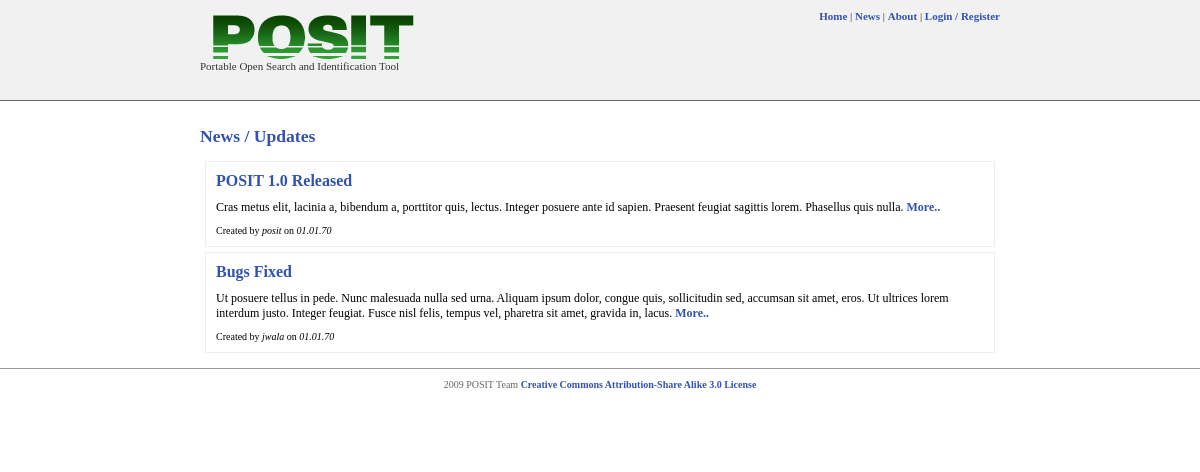
Page /news.php on the committed database.
### tables this page shows
CREATE TABLE `news` (
  `id` int(10) unsigned NOT NULL auto_increment,
  `user_id` int(11) default NULL,
  `title` varchar(250) NOT NULL,
  `teaser` text,
  `body` text,
  `created` datetime NOT NULL,
  PRIMARY KEY  (`id`)
);

CREATE TABLE `users` (
  `id` int(10) NOT NULL auto_increment,
  `group_id` int(11) default NULL,
  `username` varchar(40) NOT NULL,
  `password` varchar(40) NOT NULL,
  `email` varchar(255) NOT NULL,
  `first_name` varchar(40) NOT NULL,
  `last_name` varchar(40) NOT NULL,
  `active` tinyint(4) default NULL,
  `last_ip` varchar(40) default NULL,
  `last_login` datetime default NULL,
  PRIMARY KEY  (`id`),
  UNIQUE KEY `username` (`username`),
  UNIQUE KEY `email` (`email`)
);

### includes/utils.php (called while the page is built, shortened)
<?php
function getUserInfo($id){
	$result = mysql_query("SELECT * FROM users WHERE id='$id'");
	$row = mysql_fetch_assoc($result);
	return $row;
}
function cleanup($data, $write=false) {
    if (is_array($data)) {
        foreach ($data as $key => $value) {
            $data[$key] = cleanup_lvl2($value, $write);
        }
    } else {
        $data = cleanup_lvl2($data, $write);
    }
    return $data;
}
function cleanup_lvl2($data, $write=false) {
    return $data;
}
?>

### news.php (the view, shortened to what this page needs)
<?php
$id = $_GET['id'];
$id = cleanup($id);
include "includes/pageheader.php";
?>
<div id='newsbody'>
<div class='container'>
<?php
if ($id==''){
	echo "<h2>News / Updates</h2>\n";
	$result = mysql_query("SELECT * FROM news ORDER BY created");
	while ($row = mysql_fetch_assoc($result)){
		echo "<div class='news'>\n";
		echo "<div class='news-title'><a href='news.php?id={$row['id']}'>{$row['title']}</a></div>\n";
		echo "<div class='news-teaser'>{$row['teaser']} <a href='news.php?id={$row['id']}'>More..</a></div>\n";
		$user = getUserInfo($row['user_id']);
		echo "<div class='news-footer'>Created by <em>",$user['username'],"</em> on <em>",date("m.d.y",$row['created']),"</em></div>\n";
		echo "</div>\n";
	}
}
?>
</div>
</div>
<?php
include "includes/pagefooter.php";
?>

### css/style.css (style rules this page uses)
body { background: #fff; margin: 0px; padding: 0px; font-family: Verdana; }
a { color: #3252b2; font-weight: bold; text-decoration: none; }
.container { width: 800px; margin: 0 auto; padding: 10px; clear:both; }
.container h2 { font: 1.1em Verdana; font-weight: bold; color: #3252b2; }
.news { padding: 10px; border:1px solid #eee; margin: 5px; }
.news .news-title { font-weight: bold; color: #333; }
.news .news-teaser { font-size: 12px; padding: 10px 0; }
.news .news-footer { font-size: 10px; }

### rows in the picture
news: title "POSIT 1.0 Released", teaser "Cras metus elit, lacinia a, bibendum a, porttitor quis, lectus. Integer posuere ante id sapien. Praesent feugiat sagittis lorem. Phasellus quis nulla.", user.username "posit", created "01.01.70"
news: title "Bugs Fixed", teaser "Ut posuere tellus in pede. Nunc malesuada nulla sed urna. Aliquam ipsum dolor, congue quis, sollicitudin sed, accumsan sit amet, eros. Ut ultrices lorem interdum justo. Integer feugiat. Fusce nisl felis, tempus vel, pharetra sit amet, gravida in, lacus.", user.username "jwala", created "01.01.70"
